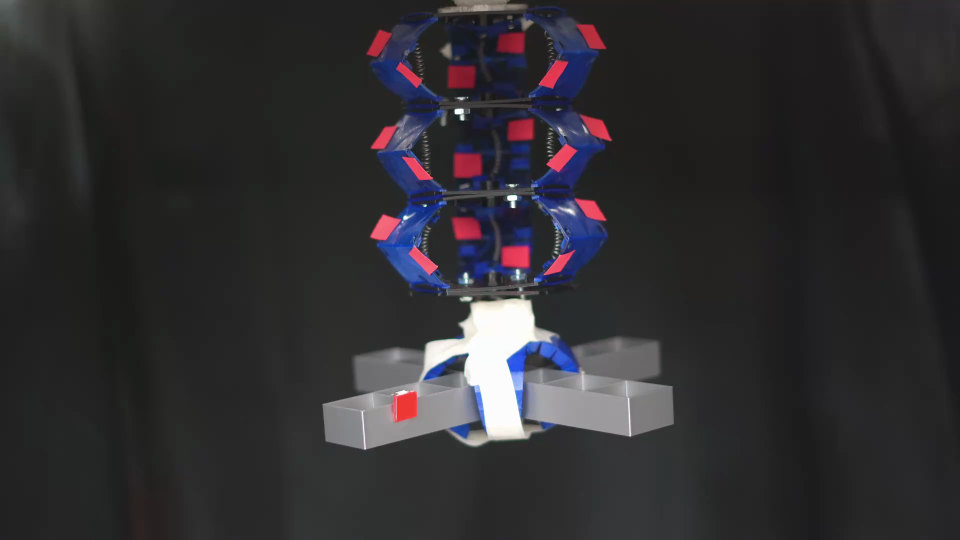
#> input picture src/reference_frame_00000.png, 1920 x 1080 px, given in place of C1296_sample_0.mp4, which was not available (shown at 1/2 size)
$ python hsv_tuner.py
#> lines starting #> are read from the running program, lines starting #| are printed output that depends on the picture; after the words box and inside, x2 and y2 are one past the last pixel; in counts of white or black regions, pixels touching at a corner belong together; pictures that were not available may be replaced by others from this repository, and a replacement may not be noted
"""
Interactive HSV tuner.

Opens your video and shows the mask live while you drag sliders.
When you find values that cleanly isolate the red markers (white blobs)
without picking up the structure patches, press 'S' to print the final
values to copy into your tracker.

Controls:
    Drag sliders   — adjust HSV ranges in real time
    SPACE          — pause / unpause video
    S              — print current values to terminal
    Q              — quit
"""

import cv2
import numpy as np
from pathlib import Path

# ---- POINT THIS AT YOUR VIDEO ----
VIDEO_FILE = Path(__file__).resolve().parents[2] / "data" / "soft_state" / "coor_0" / "C1296_sample_0.mp4"
# ----------------------------------

def nothing(_):
    pass

def main():
    cap = cv2.VideoCapture(str(VIDEO_FILE))
    if not cap.isOpened():
        raise IOError(f"Cannot open: {VIDEO_FILE}")

    cv2.namedWindow("HSV Tuner", cv2.WINDOW_NORMAL)
    cv2.resizeWindow("HSV Tuner", 1400, 800)

    # Create sliders — two ranges for red (wraps around hue 0/180)
    # Range 1 (low hue end, near 0)
    cv2.createTrackbar("H1 low",  "HSV Tuner",   0, 180, nothing)
    cv2.createTrackbar("H1 high", "HSV Tuner",  10, 180, nothing)
    cv2.createTrackbar("S1 low",  "HSV Tuner", 120, 255, nothing)
    cv2.createTrackbar("S1 high", "HSV Tuner", 255, 255, nothing)
    cv2.createTrackbar("V1 low",  "HSV Tuner",  70, 255, nothing)
    cv2.createTrackbar("V1 high", "HSV Tuner", 255, 255, nothing)

    # Range 2 (high hue end, near 180)
    cv2.createTrackbar("H2 low",  "HSV Tuner", 170, 180, nothing)
    cv2.createTrackbar("H2 high", "HSV Tuner", 180, 180, nothing)
    cv2.createTrackbar("S2 low",  "HSV Tuner", 120, 255, nothing)
    cv2.createTrackbar("S2 high", "HSV Tuner", 255, 255, nothing)
    cv2.createTrackbar("V2 low",  "HSV Tuner",  70, 255, nothing)
    cv2.createTrackbar("V2 high", "HSV Tuner", 255, 255, nothing)

    # Morphology sliders
    cv2.createTrackbar("Close kernel", "HSV Tuner", 15, 40, nothing)
    cv2.createTrackbar("Min area",     "HSV Tuner", 20, 500, nothing)

    paused = False
    frame  = None

    while True:
        if not paused:
            ret, frame = cap.read()
#> frame is the input picture: shape (1080, 1920, 3); mean B, G, R 48.8, 46, 47.5
            if not ret:
                cap.set(cv2.CAP_PROP_POS_FRAMES, 0)
                continue

        if frame is None:
            continue

        # Read slider values
        h1l  = cv2.getTrackbarPos("H1 low",  "HSV Tuner")
        h1h  = cv2.getTrackbarPos("H1 high", "HSV Tuner")
        s1l  = cv2.getTrackbarPos("S1 low",  "HSV Tuner")
        s1h  = cv2.getTrackbarPos("S1 high", "HSV Tuner")
        v1l  = cv2.getTrackbarPos("V1 low",  "HSV Tuner")
        v1h  = cv2.getTrackbarPos("V1 high", "HSV Tuner")

        h2l  = cv2.getTrackbarPos("H2 low",  "HSV Tuner")
        h2h  = cv2.getTrackbarPos("H2 high", "HSV Tuner")
        s2l  = cv2.getTrackbarPos("S2 low",  "HSV Tuner")
        s2h  = cv2.getTrackbarPos("S2 high", "HSV Tuner")
        v2l  = cv2.getTrackbarPos("V2 low",  "HSV Tuner")
        v2h  = cv2.getTrackbarPos("V2 high", "HSV Tuner")

        close_k  = max(1, cv2.getTrackbarPos("Close kernel", "HSV Tuner"))
        min_area = cv2.getTrackbarPos("Min area", "HSV Tuner")

        # Build mask
        hsv   = cv2.cvtColor(frame, cv2.COLOR_BGR2HSV)
#> hsv: shape (1080, 1920, 3); mean H, S, V 54.9, 22.5, 51.9
        mask1 = cv2.inRange(hsv,
                            np.array([h1l, s1l, v1l]),
                            np.array([h1h, s1h, v1h]))
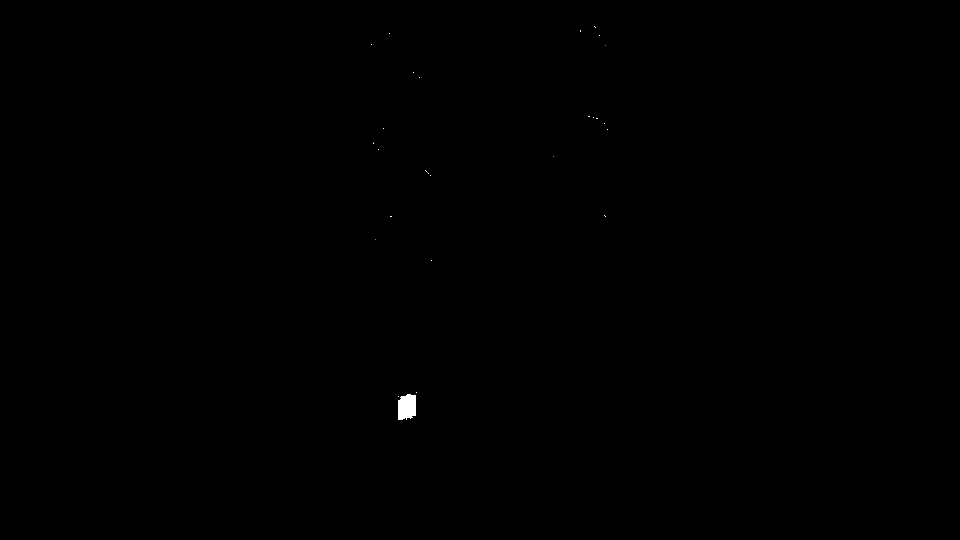
#> mask1: shape (1080, 1920) (shown at 1/2 size); 0.08% white; 27 white regions (26 under 20 px), largest, box (x1, y1, x2, y2) and area: (796, 788, 832, 840) 1625
        mask2 = cv2.inRange(hsv,
                            np.array([h2l, s2l, v2l]),
                            np.array([h2h, s2h, v2h]))
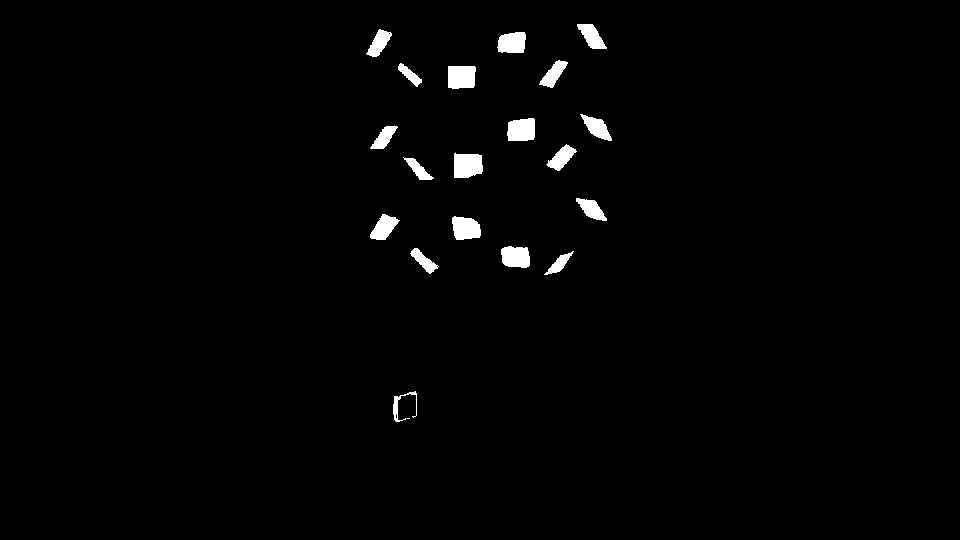
#> mask2: shape (1080, 1920) (shown at 1/2 size); 1.5% white; 38 white regions (19 under 20 px), largest, box (x1, y1, x2, y2) and area: (908, 306, 965, 356) 2545, (896, 132, 952, 177) 2401, (1014, 236, 1070, 282) 2282
        mask  = cv2.bitwise_or(mask1, mask2)
#> mask: shape (1080, 1920); 1.6% white; 39 white regions (20 under 20 px), largest, box (x1, y1, x2, y2) and area: (908, 306, 965, 356) 2545, (896, 132, 952, 177) 2401, (786, 782, 834, 844) 2351

        # Morphology
        ck = cv2.getStructuringElement(cv2.MORPH_ELLIPSE, (close_k, close_k))
        ok = cv2.getStructuringElement(cv2.MORPH_RECT, (5, 5))
        mask = cv2.morphologyEx(mask, cv2.MORPH_CLOSE, ck, iterations=2)
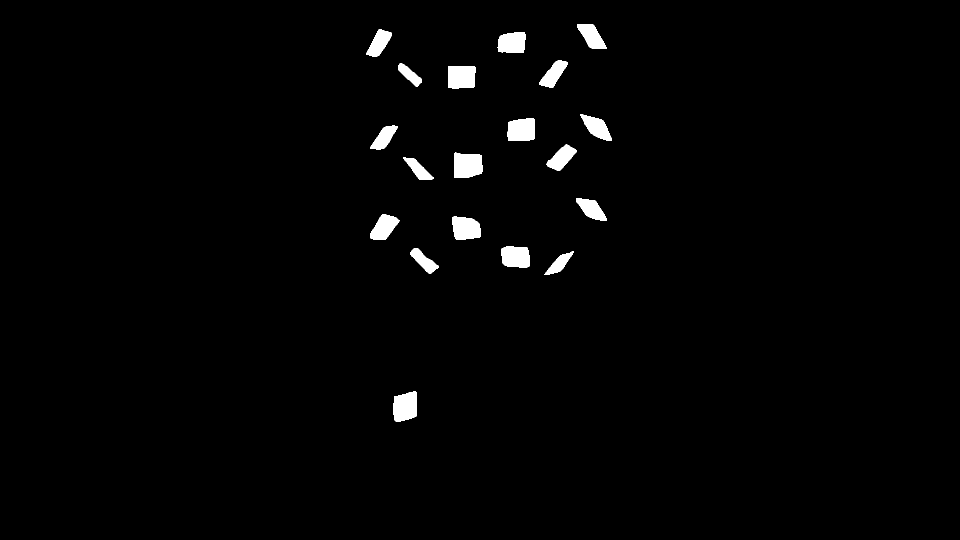
#> mask: shape (1080, 1920) (shown at 1/2 size); 1.6% white; 19 white regions, largest, box (x1, y1, x2, y2) and area: (908, 304, 965, 356) 2586, (786, 782, 834, 844) 2445, (896, 132, 952, 177) 2405
        mask = cv2.morphologyEx(mask, cv2.MORPH_OPEN,  ok, iterations=1)
#> mask: shape (1080, 1920); 1.6% white; 19 white regions

        # Draw accepted contours on frame copy
        vis = frame.copy()
        contours, _ = cv2.findContours(mask, cv2.RETR_EXTERNAL, cv2.CHAIN_APPROX_SIMPLE)
#> contours = 19 contours; largest, box (x1, y1, x2, y2) and area: (908, 306, 965, 356) 2483, (786, 783, 834, 844) 2350, (896, 132, 952, 177) 2309, (1014, 236, 1070, 282) 2204, (904, 433, 962, 480) 2169
        n_accepted = 0
        for c in contours:
            area = cv2.contourArea(c)
            if area < min_area:
                continue
            perimeter = cv2.arcLength(c, True)
            circ = (4 * np.pi * area / perimeter**2) if perimeter > 0 else 0
            colour = (0, 255, 0) if circ >= 0.5 else (0, 0, 255)
            cv2.drawContours(vis, [c], -1, colour, 2)
            M = cv2.moments(c)
            if M["m00"] != 0:
                cx = int(M["m10"] / M["m00"])
                cy = int(M["m01"] / M["m00"])
                cv2.putText(vis, f"{int(area)} c={circ:.2f}",
                            (cx - 20, cy - 10),
                            cv2.FONT_HERSHEY_SIMPLEX, 0.5,
                            colour, 1)
            if circ >= 0.5:
                n_accepted += 1
#> this loop made 19 passes
#> (area, perimeter, circ, cx, cy) on passes 1 to 12: (2350.5, 195.8, 0.77, 810, 813), (986, 156.5, 0.506, 1118, 527), (1199, 162, 0.574, 847, 521), (2122, 182.4, 0.801, 1031, 513), (2169, 187.3, 0.777, 931, 456), (1794, 176.5, 0.724, 767, 454), (1484, 178, 0.588, 1182, 418), (1086, 158.5, 0.543, 836, 338), (2483, 201.8, 0.766, 934, 330), (1570, 170, 0.683, 1122, 315), (1301.5, 163.4, 0.612, 767, 275), (2204.5, 188.9, 0.777, 1042, 259)
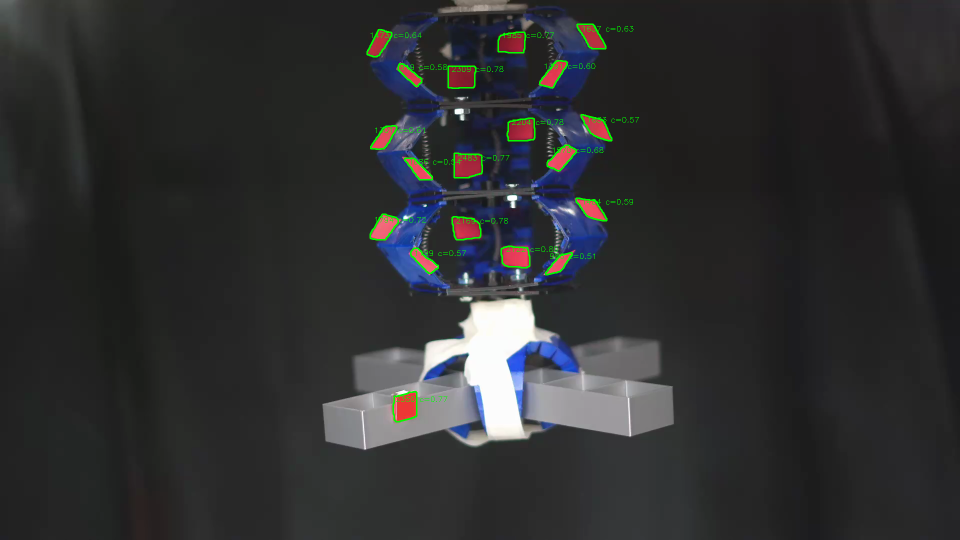
#> vis: shape (1080, 1920, 3) (shown at 1/2 size); 0.69% of pixels changed, all inside (x1, y1, x2, y2) = (733, 47, 1278, 845)
#> after the loop, n_accepted = 19

        # Overlay info
        cv2.putText(vis, f"Accepted (green, circ>=0.5): {n_accepted}",
                    (10, 30), cv2.FONT_HERSHEY_SIMPLEX, 0.8, (0,255,0), 2)
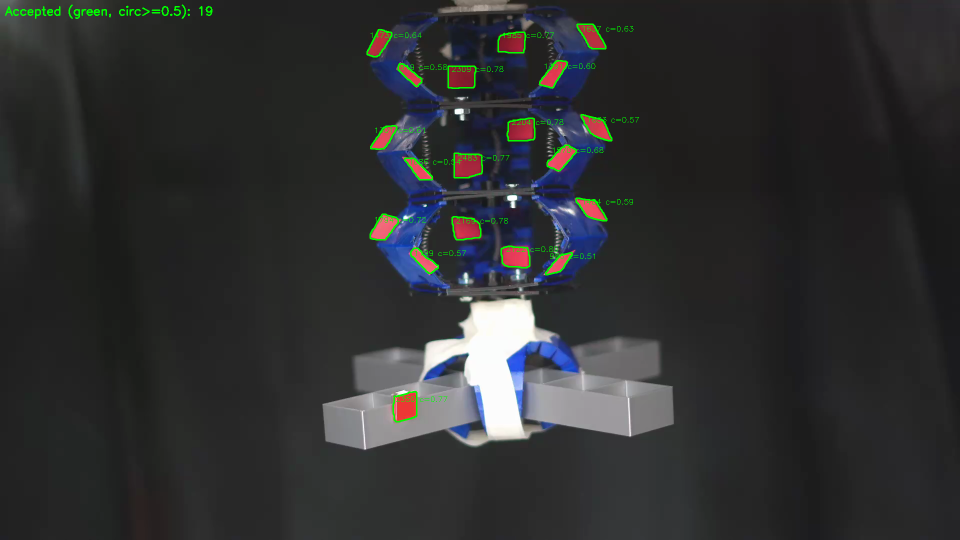
#> vis: shape (1080, 1920, 3) (shown at 1/2 size); 0.13% of pixels changed, all inside (x1, y1, x2, y2) = (10, 9, 425, 38)
        cv2.putText(vis, "S=save values  SPACE=pause  Q=quit",
                    (10, 60), cv2.FONT_HERSHEY_SIMPLEX, 0.6, (200,200,200), 1)
#> vis: shape (1080, 1920, 3); 0.04% of pixels changed, all inside (x1, y1, x2, y2) = (12, 47, 379, 65)

        mask_bgr = cv2.cvtColor(mask, cv2.COLOR_GRAY2BGR)
#> mask_bgr: shape (1080, 1920, 3); 1.6% white; 19 white regions, largest, box (x1, y1, x2, y2) and area: (908, 306, 965, 356) 2582, (786, 783, 834, 844) 2443, (896, 132, 952, 177) 2405
        display  = np.hstack([
            cv2.resize(vis,       (700, 400)),
            cv2.resize(mask_bgr,  (700, 400)),
        ])
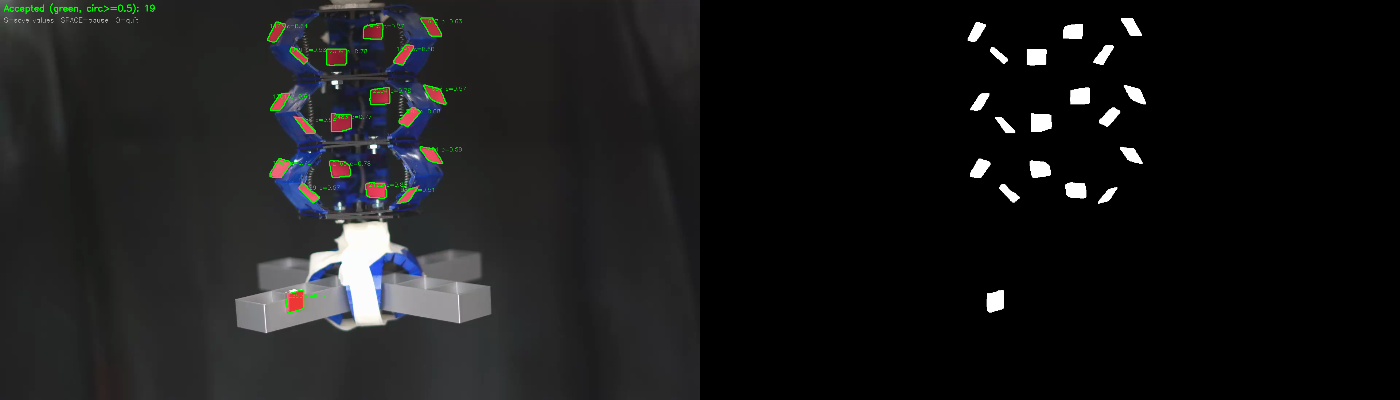
#> display: shape (400, 1400, 3); mean B, G, R 26.2, 25.9, 25.4
        cv2.imshow("HSV Tuner", display)

        key = cv2.waitKey(30) & 0xFF
#> (key q is pressed here)
        if key == ord('q'):
            break
        elif key == ord(' '):
            paused = not paused
        elif key == ord('s'):
            print("\n" + "="*50)
            print("Copy these into your tracker:")
            print(f"lower_red1 = np.array([{h1l}, {s1l}, {v1l}])")
            print(f"upper_red1 = np.array([{h1h}, {s1h}, {v1h}])")
            print(f"lower_red2 = np.array([{h2l}, {s2l}, {v2l}])")
            print(f"upper_red2 = np.array([{h2h}, {s2h}, {v2h}])")
            print(f"# close_kernel_size={close_k}, min_area={min_area}")
            print("="*50 + "\n")

    cap.release()
    cv2.destroyAllWindows()


if __name__ == "__main__":
    main()
